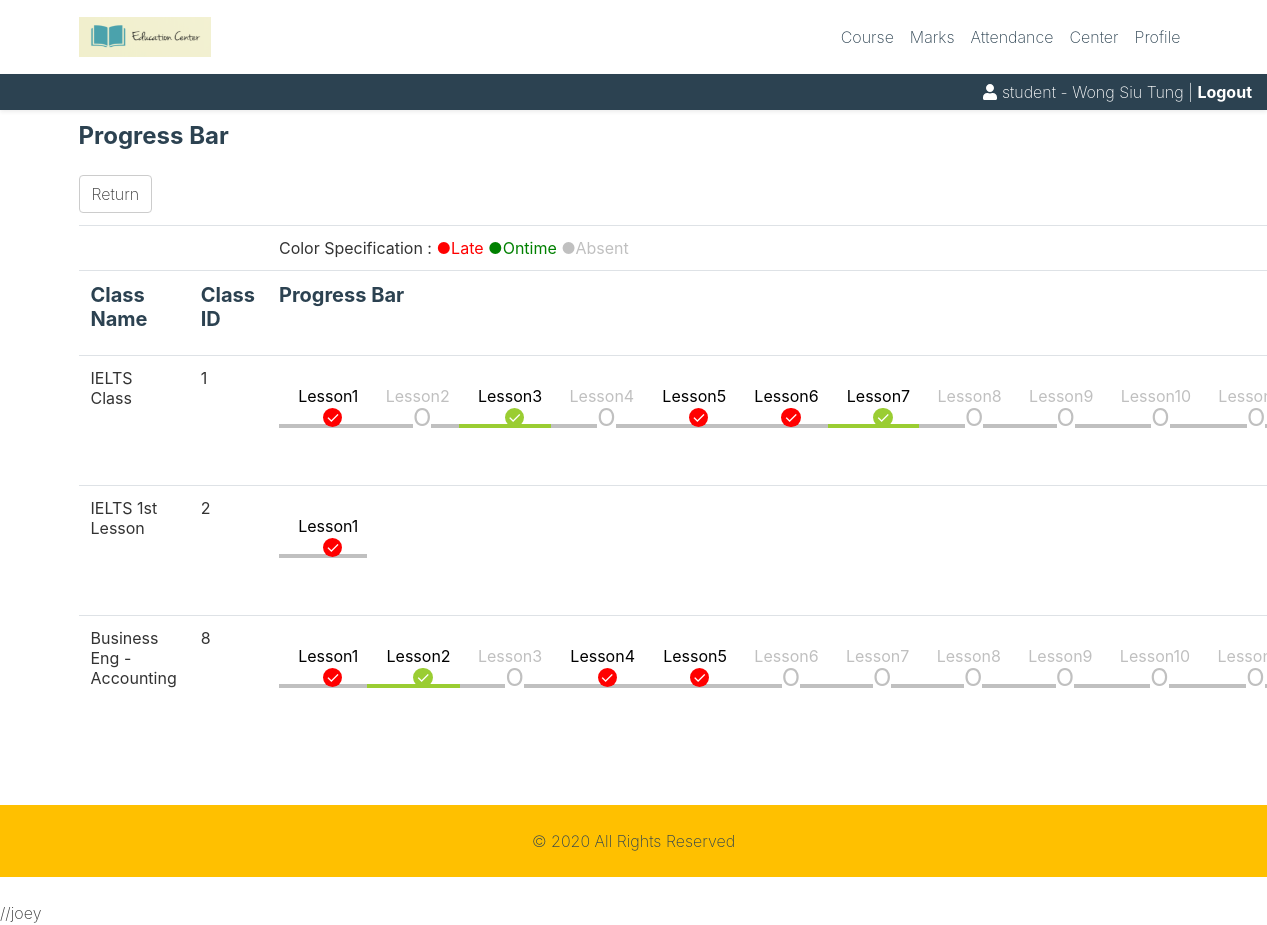
/progress-bar.php (signed in), run on the app's committed database.
### tables this page shows
CREATE TABLE `class_category` (
  `category_ID` int(255) NOT NULL,
  `name` varchar(255) NOT NULL,
  `class_credit` int(255) NOT NULL,
  `class_hours` int(11) NOT NULL,
  `people_amount` int(11) NOT NULL
);

CREATE TABLE `class` (
  `class_ID` int(255) NOT NULL,
  `course_ID` varchar(255) NOT NULL,
  `total_lessons` int(255) NOT NULL,
  `category_ID` int(255) NOT NULL,
  `attended_lesson` int(255) NOT NULL
);

CREATE TABLE `student_attendance` (
  `studentAttendance_ID` int(6) NOT NULL,
  `student_ID` varchar(255) NOT NULL,
  `timetable_ID` int(255) NOT NULL,
  `is_late` tinyint(1) DEFAULT NULL,
  `arrival_time` datetime DEFAULT NULL,
  `SD_Date` date DEFAULT NULL
);

### progress-bar.php (the view, shortened to what this page needs)
<link rel="stylesheet" href="css/ProgressBar.css">
<?php
include 'inc/header.php';
print("
<div class='container'>
<div class='row'>
<div class='col-12 my-2'>
<h4 class='text-secondary'>Progress Bar</h4>
</div>
</div>
</div>
<div class='container'>
<div class='row'>
<div class='col-12'>
	<a href='view-profile.php' class='btn btn-default'>Return</a>
</div>
</div>
</div>");
print("
<div class='container'>
<div class='row'>
<div class='col-12 my-2'>
<table class='table table-hover'>
<tr>
		<td></td>
		<td></td>
		<td><a style='font-size:1rem;'>Color Specification : </a>
		<a style='font-size:1rem; color:red;'>&#9679;Late</a>
		<a style='font-size:1rem; color:green;'>&#9679;Ontime</a>
		<a style='font-size:1rem; color:silver;'>&#9679;Absent</a></td>
		</tr>
<tr>
<th><h5 class='text-secondary'>Class Name</h5></th>
<th><h5 class='text-secondary'>Class ID</h5></th>
<th><h5 class='text-secondary'>Progress Bar</h5></th>
</tr>
");
    $sql5="select DISTINCT class_ID from timetable,student_attendance
		where timetable.timetable_ID=student_attendance.timetable_ID AND
		student_attendance.student_ID='$_SESSION[student_ID]'";
	  	$query5 = mysqli_query($conn, $sql5)or die(mysqli_error($conn));
    while($result5=mysqli_fetch_array($query5)){
	$a=0;
	$sql="select *  from student_attendance,student,timetable,class,class_category
    WHERE student.student_ID=student_attendance.student_ID AND
    timetable.timetable_ID=student_attendance.timetable_ID AND
    timetable.class_ID=class.class_ID AND
    class.category_ID=class_category.category_ID AND
	timetable.class_ID=".$result5[$a]." AND
    student_attendance.student_ID='$_SESSION[student_ID]'";
	$query = mysqli_query($conn, $sql)or die(mysqli_error($conn));
	$result=mysqli_fetch_assoc($query);
	echo"
		<tr>
		<td>$result[name]</td>
		<td>$result[class_ID]</td>
		<td>
		<div class='scrollmenu'>
		<ol class='progtrckr' data-progtrckr-steps='$result[total_lessons]'>";
	    $i = 1;
	    while($result){
		$sql2="select student_attendance.is_late from student_attendance,timetable where timetable.timetable_ID=student_attendance.timetable_ID AND
		timetable.class_ID = $result[class_ID] AND student_ID = '".$_SESSION['student_ID']."' AND lesson = ". $i ;
		$query2 = mysqli_query($conn, $sql2)or die(mysqli_error($conn));
	    $result2 = mysqli_fetch_assoc($query2);
		if($result2['is_late']==null){
		echo "<li class='progtrckr-todo'>Lesson". $i ."</li>";
		}else if($result2['is_late']==1){
		echo "<li class='progtrckr-late'>Lesson". $i ."</li>";
		}else if($result2['is_late']==0){
		echo "<li class='progtrckr-done'>Lesson". $i ."</li>";
		}
		$sql3=" select count(student_ID) as numOfRecord from student_attendance,timetable where timetable.timetable_ID=student_attendance.timetable_ID AND
		class_ID = $result[class_ID] AND student_ID = '".$_SESSION['student_ID']."'";
		$query3 = mysqli_query($conn, $sql3)or die(mysqli_error($conn));
	    $result3=mysqli_fetch_assoc($query3);
		$i++;
		if($i>$result3['numOfRecord']){
			break;
		}
		}
		for($j=$i ; $j<=$result['total_lessons']; $j++){
			echo "<li class='progtrckr-todo'>Lesson". $j ."</li>";
		}
		echo"
		</ol>
        </div>
		</td>
		</tr>
		";
}
print("
</table>
</div>
</div>
</div>
");
?>
<?php
include 'inc/footer.php';
?>

### css/ProgressBar.css (style rules this page uses)
ol.progtrckr { margin: 0; padding: 0; list-style-type: none; }
ol.progtrckr li { display: inline-block; text-align: center; line-height: 3.5em; }
ol.progtrckr li.progtrckr-done { color: black; border-bottom: 4px solid yellowgreen; }
ol.progtrckr li.progtrckr-todo { color: silver; border-bottom: 4px solid silver; }
ol.progtrckr li.progtrckr-late { color: black; border-bottom: 4px solid silver; }
ol.progtrckr li:after { content: "\00a0\00a0"; }
ol.progtrckr li:before { position: relative; bottom: -2.5em; float: left; left: 50%; line-height: 1em; }
ol.progtrckr li.progtrckr-done:before { content: "\2713"; color: white; background-color: yellowgreen; height: 1.2em; width: 1.2em; line-height: 1.2em; border: none; border-radius: 1.2em; }
ol.progtrckr li.progtrckr-todo:before { content: "\039F"; color: silver; background-color: white; font-size: 1.5em; bottom: -1.6em; }
ol.progtrckr li.progtrckr-late:before { content: "\2713"; color: white; background-color: red; height: 1.2em; width: 1.2em; line-height: 1.2em; border: none; border-radius: 1.2em; }
div.scrollmenu { overflow-x: scroll; white-space: nowrap; overflow-y: hidden; overflow-y: auto; width:1000px; height:105px; }

### css/custom.css (style rules this page uses)
.btn-default { color:#333;background-color:#fff;border-color:#ccc }
.bg-secondary a { color: #F1D92F; }
h1, h2, h3, h4, h5, h6 { font-weight: bold; }

### data on the page
class_category: name "IELTS Class"
class: class_ID "1"
student_attendance: class_category.name "IELTS 1st Lesson", class.class_ID "2"
class_category: name "Business Eng - Accounting"
class: class_ID "8"
